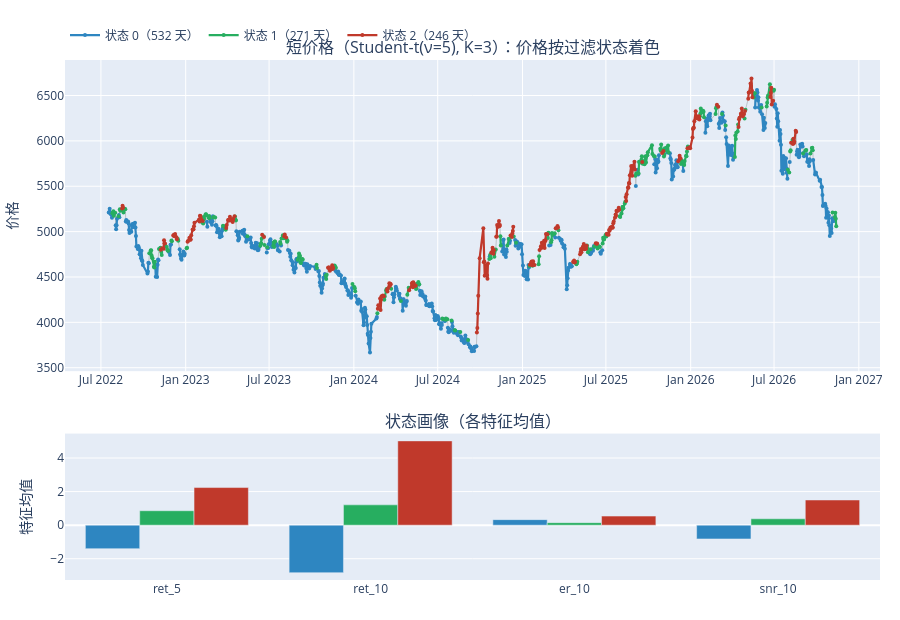

Notebook code cell kept with this figure:
### Markdown cell above
## 一、短价格（Student-t, K=3）

### Code cell
plot_states('短价格').show()

### Figure 1 — Plotly figure (JSON) as saved in the notebook; plotly's stock layout.template omitted (floating-point values rounded to 4 significant figures; data arrays with more than 128 entries replaced by an {"elided": "..."} marker saying what was removed)
{"data": [{"line": {"color": "#BDC3C7", "width": 1}, "mode": "lines", "name": "价格", "showlegend": false, "type": "scatter", "x": {"elided": "1049 str values"}, "xaxis": "x", "y": {"elided": "1049 float values"}, "yaxis": "y"}, {"line": {"color": "#2E86C1", "width": 2.2}, "marker": {"color": "#2E86C1", "size": 4}, "mode": "lines+markers", "name": "状态 0（532 天）", "type": "scatter", "x": {"elided": "1049 str values"}, "xaxis": "x", "y": {"elided": "1049 float values"}, "yaxis": "y"}, {"line": {"color": "#27AE60", "width": 2.2}, "marker": {"color": "#27AE60", "size": 4}, "mode": "lines+markers", "name": "状态 1（271 天）", "type": "scatter", "x": {"elided": "1049 str values"}, "xaxis": "x", "y": {"elided": "1049 float values"}, "yaxis": "y"}, {"line": {"color": "#C0392B", "width": 2.2}, "marker": {"color": "#C0392B", "size": 4}, "mode": "lines+markers", "name": "状态 2（246 天）", "type": "scatter", "x": {"elided": "1049 str values"}, "xaxis": "x", "y": {"elided": "1049 float values"}, "yaxis": "y"}, {"marker": {"color": "#2E86C1"}, "name": "状态 0", "showlegend": false, "type": "bar", "x": ["ret_5", "ret_10", "er_10", "snr_10"], "xaxis": "x2", "y": [-1.4, -2.83, 0.33, -0.82], "yaxis": "y2"}, {"marker": {"color": "#27AE60"}, "name": "状态 1", "showlegend": false, "type": "bar", "x": ["ret_5", "ret_10", "er_10", "snr_10"], "xaxis": "x2", "y": [0.86, 1.21, 0.15, 0.38], "yaxis": "y2"}, {"marker": {"color": "#C0392B"}, "name": "状态 2", "showlegend": false, "type": "bar", "x": ["ret_5", "ret_10", "er_10", "snr_10"], "xaxis": "x2", "y": [2.24, 5.02, 0.54, 1.5], "yaxis": "y2"}], "layout": {"annotations": [{"font": {"size": 16}, "showarrow": false, "text": "短价格（Student-t(ν=5), K=3）：价格按过滤状态着色", "x": 0.5, "xanchor": "center", "xref": "paper", "y": 1.0, "yanchor": "bottom", "yref": "paper"}, {"font": {"size": 16}, "showarrow": false, "text": "状态画像（各特征均值）", "x": 0.5, "xanchor": "center", "xref": "paper", "y": 0.2816, "yanchor": "bottom", "yref": "paper"}], "height": 620, "hovermode": "x unified", "legend": {"orientation": "h", "y": 1.02, "yanchor": "bottom"}, "margin": {"b": 40, "l": 40, "r": 20, "t": 60}, "xaxis": {"anchor": "y", "domain": [0.0, 1.0]}, "xaxis2": {"anchor": "y2", "domain": [0.0, 1.0]}, "yaxis": {"anchor": "x", "domain": [0.4016, 1.0], "title": {"text": "价格"}}, "yaxis2": {"anchor": "x2", "domain": [0.0, 0.2816], "title": {"text": "特征均值"}}}}
